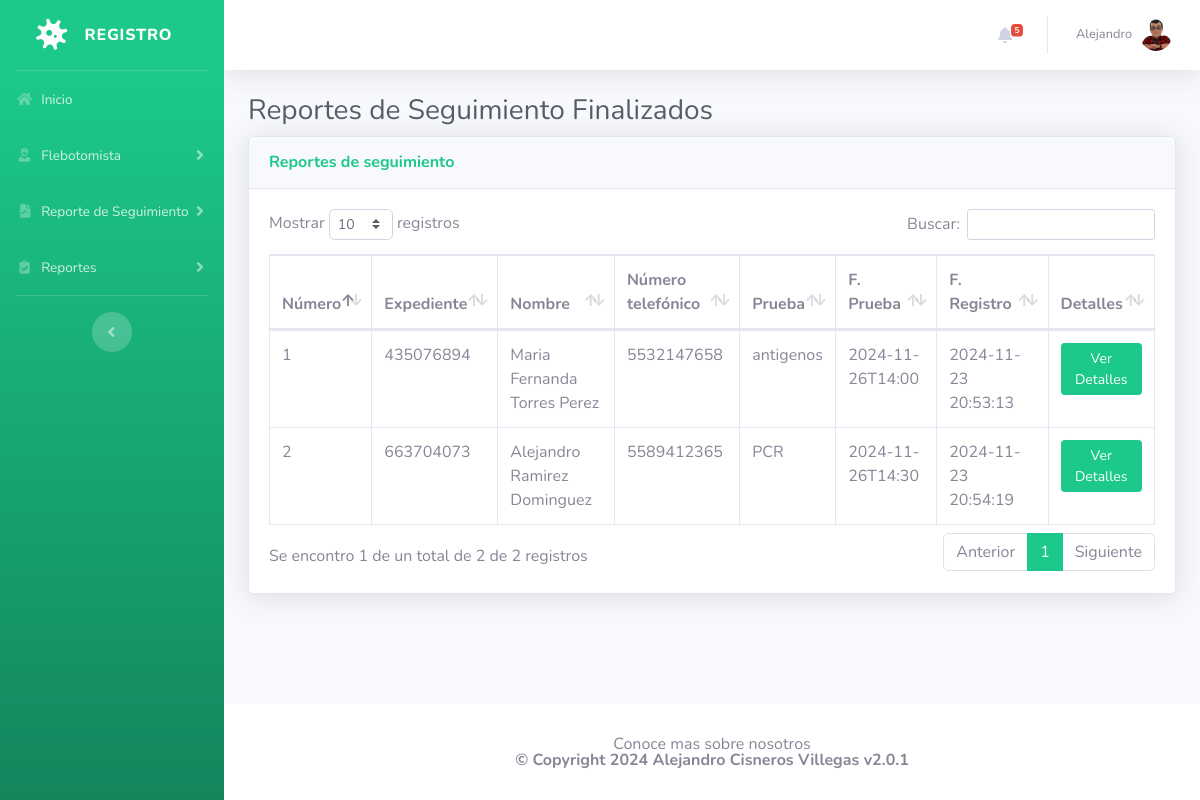
Page /reportdelivered-test.php (signed in) on the committed database.
### tables this page shows
CREATE TABLE `project_08_admin` (
  `ID` int(11) NOT NULL,
  `AdminName` varchar(120) DEFAULT NULL,
  `AdminuserName` varchar(20) NOT NULL,
  `MobileNumber` int(10) NOT NULL,
  `Email` varchar(120) NOT NULL,
  `Password` varchar(120) DEFAULT NULL,
  `AdminRegdate` timestamp NULL DEFAULT current_timestamp()
);

CREATE TABLE `project_08_testrecord` (
  `id` int(11) NOT NULL,
  `OrderNumber` bigint(14) DEFAULT NULL,
  `PatientMobileNumber` bigint(14) DEFAULT NULL,
  `TestType` varchar(100) DEFAULT NULL,
  `TestTimeSlot` varchar(120) DEFAULT NULL,
  `ReportStatus` varchar(100) DEFAULT NULL,
  `FinalReport` varchar(150) DEFAULT NULL,
  `ReportUploadTime` varchar(200) DEFAULT NULL,
  `RegistrationDate` timestamp NULL DEFAULT current_timestamp(),
  `AssignedtoEmpId` varchar(150) DEFAULT NULL,
  `AssigntoName` varchar(180) DEFAULT NULL,
  `AssignedTime` varchar(100) DEFAULT NULL
);

CREATE TABLE `project_08_patients` (
  `id` int(11) NOT NULL,
  `FullName` varchar(120) DEFAULT NULL,
  `MobileNumber` bigint(12) DEFAULT NULL,
  `DateOfBirth` date DEFAULT NULL,
  `GovtIssuedId` varchar(150) DEFAULT NULL,
  `GovtIssuedIdNo` varchar(150) DEFAULT NULL,
  `FullAddress` varchar(255) DEFAULT NULL,
  `State` varchar(200) DEFAULT NULL,
  `RegistrationDate` timestamp NOT NULL DEFAULT current_timestamp()
);

### reportdelivered-test.php (the view, shortened to what this page needs)
<?php session_start();
    include_once('includes/config.php');
    if (strlen($_SESSION['aid']==0)) {
    header('location:logout.php');
    } else{
?>
<!DOCTYPE html>
<html lang="es">
    <head>
        <link href="vendor/fontawesome-free/css/all.min.css" rel="stylesheet" type="text/css">
        <link href="css/sb-admin-2.min.css" rel="stylesheet">
        <link href="vendor/datatables/dataTables.bootstrap4.min.css" rel="stylesheet">
    </head>
    <body id="page-top">
        <div id="wrapper">
            <?php include_once('includes/sidebar.php');?>
            <div id="content-wrapper" class="d-flex flex-column">
                <div id="content">
                    <?php include_once('includes/topbar.php');?>
                    <div class="container-fluid">
                        <h1 class="h3 mb-2 text-gray-800">Reportes de Seguimiento Finalizados</h1>
                        <div class="card shadow mb-4">
                            <div class="card-header py-3">
                                <h6 class="m-0 font-weight-bold text-success">Reportes de seguimiento</h6>
                            </div>
                            <div class="card-body">
                                <div class="table-responsive">
                                    <form name="assignto" method="post">
                                        <table class="table table-bordered" id="dataTable" width="100%" cellspacing="0">
                                            <thead>
                                                <tr>
                                                    <th>Número</th>
                                                    <th>Expediente</th>
                                                    <th>Nombre</th>
                                                    <th>Número telefónico</th>
                                                    <th>Prueba</th>
                                                    <th>F. Prueba</th>
                                                    <th>F. Registro</th>
                                                    <th>Detalles</th>
                                                </tr>
                                            </thead>
                                            <tbody>
                                                <?php $query=mysqli_query($con,"select project_08_testrecord.OrderNumber,project_08_patients.FullName,project_08_patients.MobileNumber,project_08_testrecord.TestType,project_08_testrecord.TestTimeSlot,project_08_testrecord.RegistrationDate,project_08_testrecord.id as testid from project_08_testrecord
                                                    join project_08_patients on project_08_patients.MobileNumber=project_08_testrecord.PatientMobileNumber
                                                    where ReportStatus='Informe final'");
                                                    $cnt=1;
                                                    while($row=mysqli_fetch_array($query)){
                                                    ?>
                                                <tr>
                                                    <td> <?php echo $cnt;?> </td>
                                                    <td> <?php echo $row['OrderNumber'];?> </td>
                                                    <td> <?php echo $row['FullName'];?> </td>
                                                    <td> <?php echo $row['MobileNumber'];?> </td>
                                                    <td> <?php echo $row['TestType'];?> </td>
                                                    <td> <?php echo $row['TestTimeSlot'];?> </td>
                                                    <td> <?php echo $row['RegistrationDate'];?> </td>
                                                    <td>
                                                        <a href="test-details.php?tid=<?php echo $row['testid'];?>&&oid=<?php echo $row['OrderNumber'];?>" class="btn btn-success btn-sm">Ver Detalles </a>
                                                    </td>
                                                </tr>
                                                <?php $cnt++;} ?>
                                            </tbody>
                                        </table>
                                    </form>
                                </div>
                            </div>
                        </div>
                    </div>
                </div>
                <?php include_once('includes/footer.php');?>
            </div>
        </div>
    </body>
</html>
<?php } ?>

### includes/topbar.php (shortened to what this page needs)
<nav class="navbar navbar-expand navbar-light bg-white topbar mb-4 static-top shadow">
    <?php if ($_SESSION['aid']): ?>
        <ul class="navbar-nav ml-auto">
            <?php $query = mysqli_query($con, "select * from project_08_testrecord where ReportStatus is null");
            $count = mysqli_num_rows($query);
            ?>
            <li class="nav-item dropdown no-arrow mx-1">
                <a class="nav-link dropdown-toggle" href="#" id="alertsDropdown" role="button"
                    data-toggle="dropdown" aria-haspopup="true" aria-expanded="false">
                    <i class="fas fa-bell fa-fw"></i>
                    <span class="badge badge-danger badge-counter"><?php echo $count; ?></span>
                </a>
            </li>
            <li class="nav-item dropdown no-arrow">
                <a class="nav-link dropdown-toggle" href="#" id="userDropdown" role="button"
                    data-toggle="dropdown" aria-haspopup="true" aria-expanded="false">
                    <?php
                    $adid = $_SESSION['aid'];
                    $ret1 = mysqli_query($con, "select AdminName from project_08_admin where ID='$adid'");
                    while ($row1 = mysqli_fetch_array($ret1)) {
                    ?>
                        <span class="mr-2 d-none d-lg-inline text-gray-600 small"><?php echo $row1['AdminName']; ?></span>
                    <?php } ?>
                    <img class="img-profile rounded-circle"
                        src="img/profile.png">
                </a>
            </li>
        </ul>
    <?php endif; ?>
</nav>

### rows in the picture
project_08_admin: AdminName "Alejandro"
project_08_testrecord: OrderNumber "435076894", project_08_patients.FullName "Maria Fernanda Torres Perez", project_08_patients.MobileNumber "5532147658", TestType "antigenos", TestTimeSlot "2024-11-26T14:00", RegistrationDate "2024-11-23 20:53:13"
project_08_testrecord: OrderNumber "663704073", project_08_patients.FullName "Alejandro Ramirez Dominguez", project_08_patients.MobileNumber "5589412365", TestType "PCR", TestTimeSlot "2024-11-26T14:30", RegistrationDate "2024-11-23 20:54:19"

### other values in the picture
$count "5"
